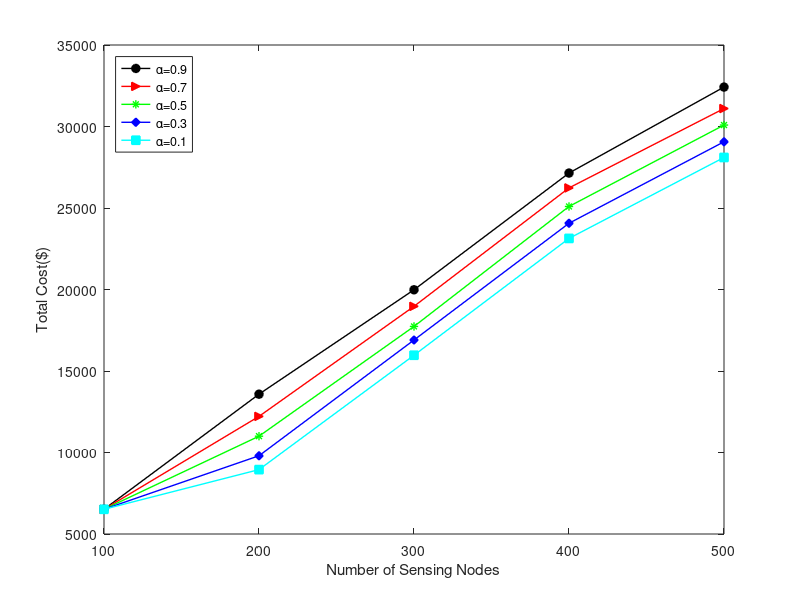

Reproduce this figure in MATLAB.
%total cost
%
clc;
clear;

% x = [0 0.1 0.2 0.3 0.4 0.5 0.6 0.7 0.8 0.9];
% y1 = [6516 6516 6516 6516 6516 6516 6516 6516 6516 6516];
% y2 = [13629 13577 13569 13534 13522 13507 13489 13465 13453 13422];
% y3 = [19995 19983 19967 19955 19934 19921 19901 19883 19867 19855];
% y4 = [27168 27144 27132 27112 27094 27078 27063 27055 27034 27019];
% y5 = [32435 32419 32402 32388 32367 32345 32323 32311 32298 32274];

x = [100 200 300 400 500];
y1 = [6516 13578 19983 27144 32419];
y2 = [6516 12216 18967 26232 31102];
y3 = [6516 11000 17734 25094 30089];
y4 = [6516 9800 16901 24063 29063];
y5 = [6516 8950 15967 23134 28100];


figure;
fi = plot(x,y1,'-oblack','LineWidth',1.0,'MarkerFaceColor','black');hold on
     plot(x,y2,'->red','LineWidth',1.0,'MarkerFaceColor','red');hold on
     plot(x,y3,'-*green','LineWidth',1.0,'MarkerFaceColor','green');hold on
     plot(x,y4,'-dblue','LineWidth',1.0,'MarkerFaceColor','blue');hold on
     plot(x,y5,'-sc','LineWidth',1.0,'MarkerFaceColor','c');
        
     
%set(gca,'YTickLabel',{'','','1.0x10^5','','2.0x10^5','','3.0x10^5','','4.0x10^5','4.5x10^5'},'LineWidth',0.5)
%axis([0 500 0 48000])
xlabel('Number of Sensing Nodes');
ylabel('Total Cost($)');
legend('\alpha=0.9','\alpha=0.7','\alpha=0.5','\alpha=0.3','\alpha=0.1','location','NorthWest');